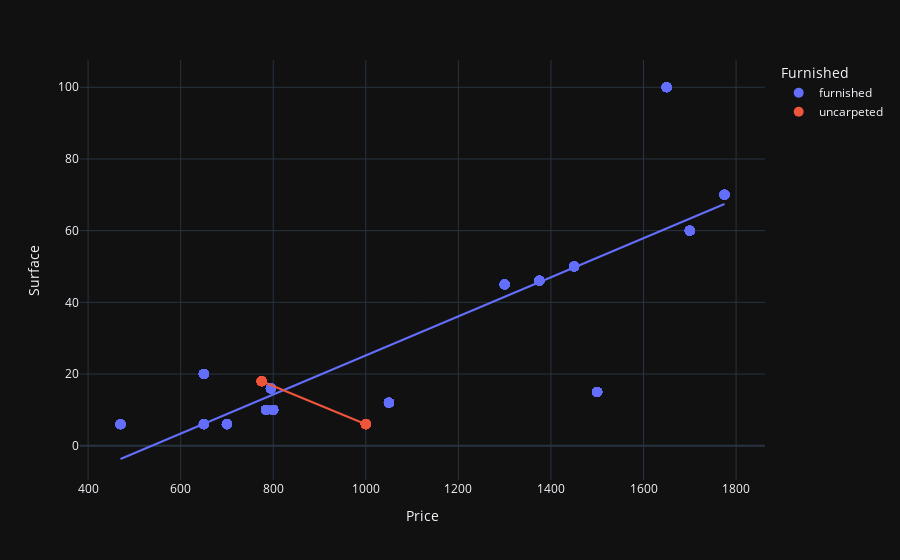

Notebook source saved alongside this figure:
### Code cell
fig = px.scatter(df, x='Price', y='Surface', color='Furnished', trendline="ols")
fig.update_traces(marker_size=10)
fig.show()

### Figure 1 — Plotly figure (JSON) as saved in the notebook; plotly's stock layout.template omitted (floating-point values rounded to 4 significant figures; data arrays with more than 128 entries replaced by an {"elided": "..."} marker saying what was removed)
{"data": [{"hovertemplate": "Furnished=furnished<br>Price=%{x}<br>Surface=%{y}<extra></extra>", "legendgroup": "furnished", "marker": {"color": "#636efa", "symbol": "circle", "size": 10}, "mode": "markers", "name": "furnished", "orientation": "v", "showlegend": true, "x": {"elided": "480 int values"}, "xaxis": "x", "y": {"elided": "480 int values"}, "yaxis": "y", "type": "scatter"}, {"hovertemplate": "<b>OLS trendline</b><br>Surface = 0.0545008 * Price + -29.315<br>R<sup>2</sup>=0.702678<br><br>Furnished=furnished<br>Price=%{x}<br>Surface=%{y} <b>(trend)</b><extra></extra>", "legendgroup": "furnished", "marker": {"color": "#636efa", "symbol": "circle", "size": 10}, "mode": "lines", "name": "furnished", "showlegend": false, "x": {"elided": "480 int values"}, "xaxis": "x", "y": {"elided": "480 float values"}, "yaxis": "y", "type": "scatter"}, {"hovertemplate": "Furnished=uncarpeted<br>Price=%{x}<br>Surface=%{y}<extra></extra>", "legendgroup": "uncarpeted", "marker": {"color": "#EF553B", "symbol": "circle", "size": 10}, "mode": "markers", "name": "uncarpeted", "orientation": "v", "showlegend": true, "x": [1000, 775, 1000, 775, 1000, 775, 1000, 775, 1000, 775, 1000, 775, 1000, 775, 1000, 775, 1000, 775, 1000, 775, 1000, 775, 1000, 775, 1000, 775, 1000, 775, 1000, 775, 1000, 775, 1000, 775, 1000, 775, 1000, 775, 1000, 775, 1000, 775, 1000, 775, 1000, 775, 1000, 775, 1000, 775, 1000, 775, 1000, 775, 1000, 775, 1000, 775, 1000, 775], "xaxis": "x", "y": [6, 18, 6, 18, 6, 18, 6, 18, 6, 18, 6, 18, 6, 18, 6, 18, 6, 18, 6, 18, 6, 18, 6, 18, 6, 18, 6, 18, 6, 18, 6, 18, 6, 18, 6, 18, 6, 18, 6, 18, 6, 18, 6, 18, 6, 18, 6, 18, 6, 18, 6, 18, 6, 18, 6, 18, 6, 18, 6, 18], "yaxis": "y", "type": "scatter"}, {"hovertemplate": "<b>OLS trendline</b><br>Surface = -0.0533333 * Price + 59.3333<br>R<sup>2</sup>=1.000000<br><br>Furnished=uncarpeted<br>Price=%{x}<br>Surface=%{y} <b>(trend)</b><extra></extra>", "legendgroup": "uncarpeted", "marker": {"color": "#EF553B", "symbol": "circle", "size": 10}, "mode": "lines", "name": "uncarpeted", "showlegend": false, "x": [775, 775, 775, 775, 775, 775, 775, 775, 775, 775, 775, 775, 775, 775, 775, 775, 775, 775, 775, 775, 775, 775, 775, 775, 775, 775, 775, 775, 775, 775, 1000, 1000, 1000, 1000, 1000, 1000, 1000, 1000, 1000, 1000, 1000, 1000, 1000, 1000, 1000, 1000, 1000, 1000, 1000, 1000, 1000, 1000, 1000, 1000, 1000, 1000, 1000, 1000, 1000, 1000], "xaxis": "x", "y": [18.0, 18.0, 18.0, 18.0, 18.0, 18.0, 18.0, 18.0, 18.0, 18.0, 18.0, 18.0, 18.0, 18.0, 18.0, 18.0, 18.0, 18.0, 18.0, 18.0, 18.0, 18.0, 18.0, 18.0, 18.0, 18.0, 18.0, 18.0, 18.0, 18.0, 6.0, 6.0, 6.0, 6.0, 6.0, 6.0, 6.0, 6.0, 6.0, 6.0, 6.0, 6.0, 6.0, 6.0, 6.0, 6.0, 6.0, 6.0, 6.0, 6.0, 6.0, 6.0, 6.0, 6.0, 6.0, 6.0, 6.0, 6.0, 6.0, 6.0], "yaxis": "y", "type": "scatter"}], "layout": {"xaxis": {"anchor": "y", "domain": [0.0, 1.0], "title": {"text": "Price"}}, "yaxis": {"anchor": "x", "domain": [0.0, 1.0], "title": {"text": "Surface"}}, "legend": {"title": {"text": "Furnished"}, "tracegroupgap": 0}, "margin": {"t": 60}}}
